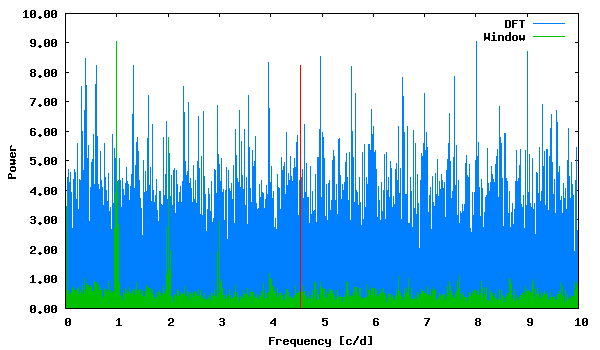

Source code (gnuplot):
set term png size 600,350 medium
set colors classic
set output "phase_lc_16.deeming.png"
set xlabel "Frequency [c/d]"
set ylabel "Power"
set format y "%5.2f"
plot "deeming.periodogram" using 1:2 with lines linecolor 3 title "DFT", "deeming.periodogram" using 1:3 with lines linecolor 2 title "Window", "<echo '4.576647 8.24755431'" with impulses linecolor 1 title ""
 
